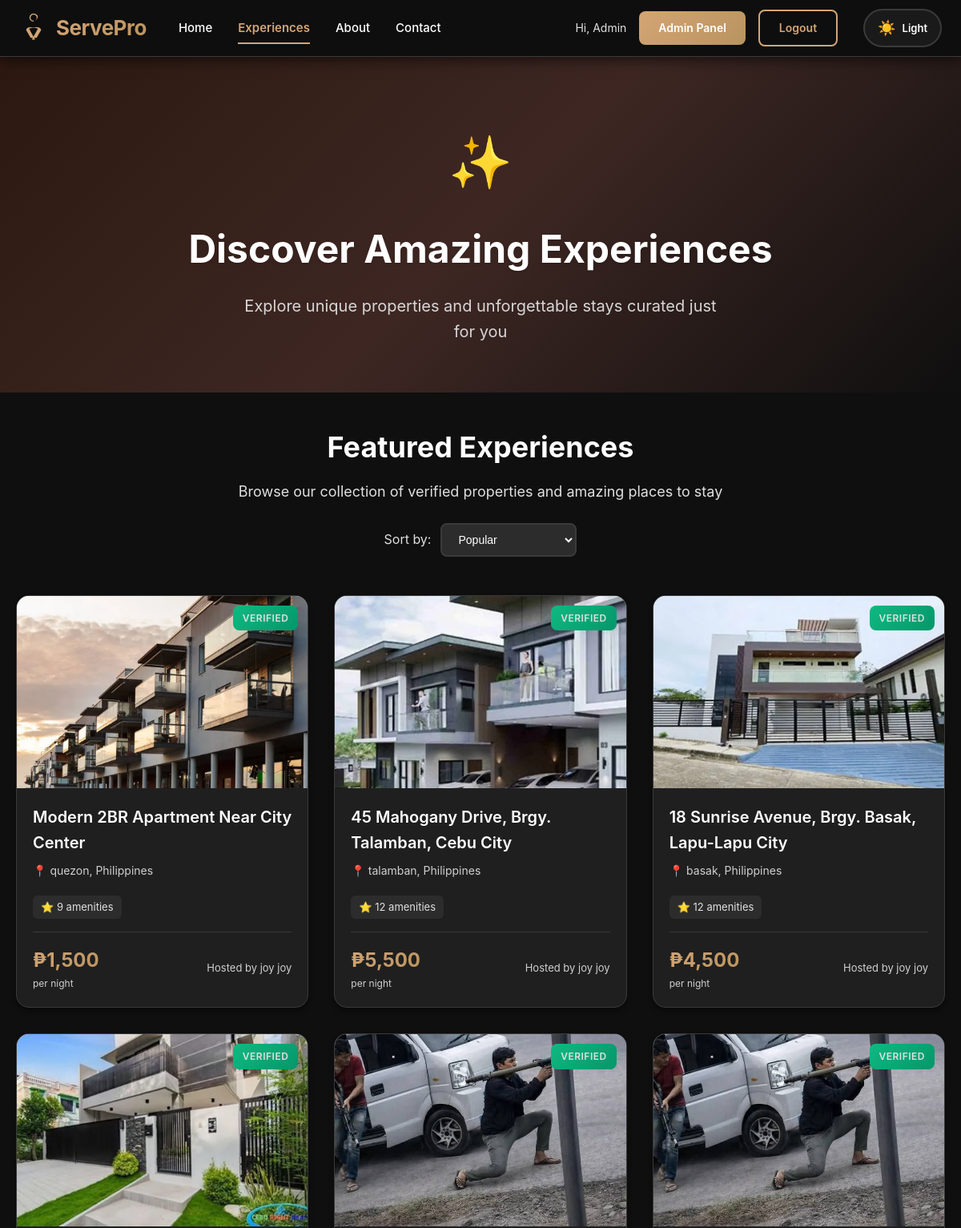
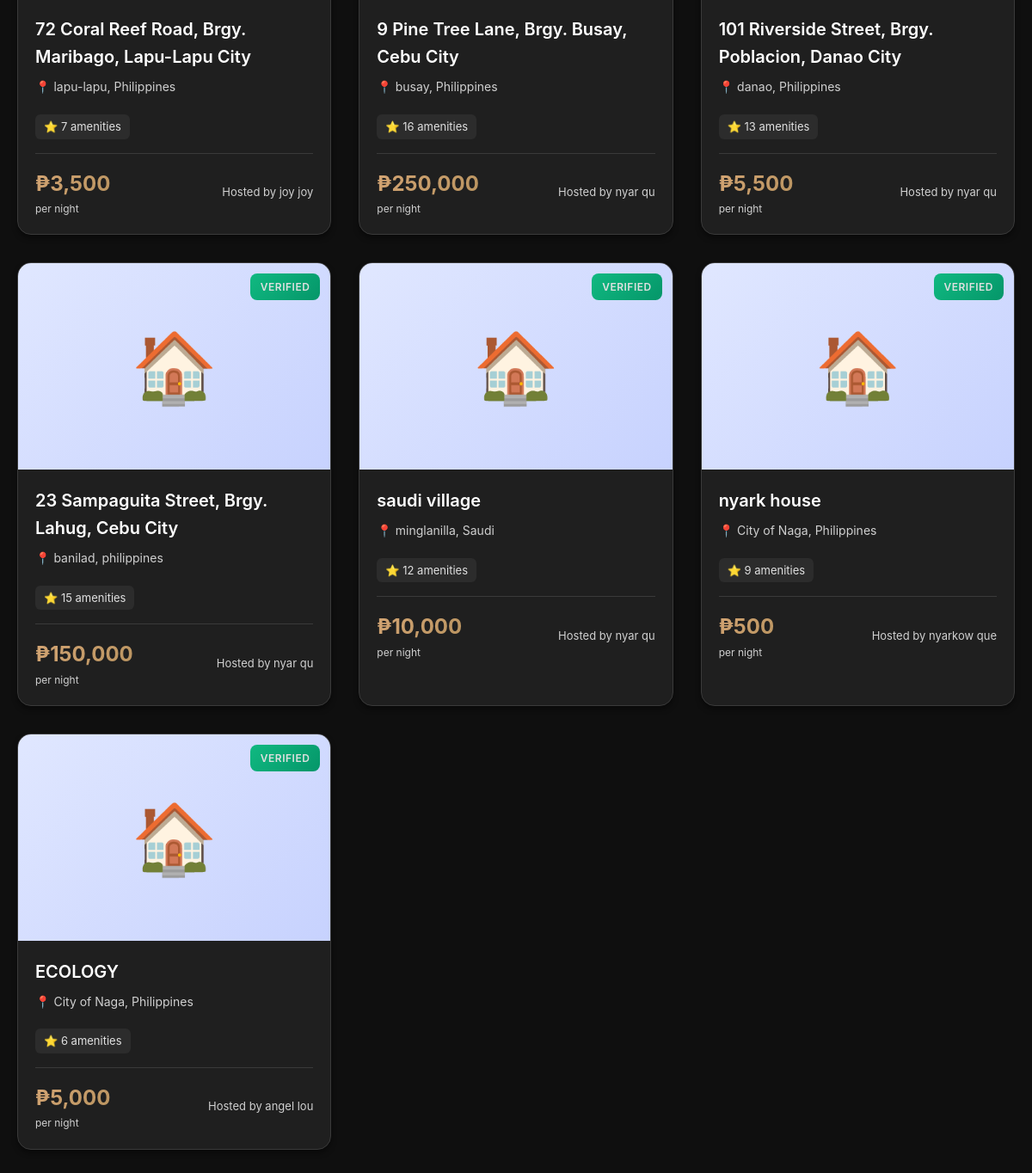
Page /experiences.php (signed in) on the committed database (2 pictures, top to bottom).
### tables this page shows
CREATE TABLE `users` (
  `id` int(11) NOT NULL,
  `first_name` varchar(50) NOT NULL,
  `last_name` varchar(50) NOT NULL,
  `email` varchar(100) NOT NULL,
  `password` varchar(255) NOT NULL,
  `created_at` timestamp NOT NULL DEFAULT current_timestamp(),
  `role` enum('guest','host','admin') DEFAULT 'guest',
  `host_verified` tinyint(1) NOT NULL DEFAULT 0
);

CREATE TABLE `properties` (
  `id` int(11) NOT NULL,
  `host_id` int(11) NOT NULL,
  `title` varchar(255) NOT NULL,
  `description` text NOT NULL,
  `property_type` enum('house','apartment','condo','villa','hotel') NOT NULL,
  `address` text NOT NULL,
  `city` varchar(100) NOT NULL,
  `country` varchar(100) NOT NULL,
  `price_per_night` decimal(10,2) NOT NULL,
  `max_guests` int(11) NOT NULL,
  `bedrooms` int(11) NOT NULL,
  `bathrooms` int(11) NOT NULL,
  `latitude` decimal(10,8) DEFAULT NULL,
  `longitude` decimal(11,8) DEFAULT NULL,
  `auto_accept_bookings` tinyint(1) NOT NULL DEFAULT 0,
  `status` enum('pending','approved','rejected','suspended','out_of_order') DEFAULT 'pending',
  `admin_notes` text DEFAULT NULL,
  `created_at` timestamp NOT NULL DEFAULT current_timestamp(),
  `updated_at` timestamp NOT NULL DEFAULT current_timestamp() ON UPDATE current_timestamp()
);

### config/session.php (called while the page is built, shortened)
<?php
function getCurrentUser() {
    $conn = getDBConnection();
    $user_id = $_SESSION['user_id'];
    $stmt = $conn->prepare("SELECT id, first_name, last_name, email, role, IFNULL(host_verified, 0) AS host_verified FROM users WHERE id = ?");
    $stmt->bind_param("i", $user_id);
    $stmt->execute();
    $result = $stmt->get_result();
    $user = $result->fetch_assoc();
    return $user;
}
?>

### experiences.php (the view, shortened to what this page needs)
<?php
require_once __DIR__ . '/config/session.php';
$user = isLoggedIn() ? getCurrentUser() : null;
$conn = getDBConnection();
$query = "
    SELECT p.*, u.first_name, u.last_name,
    (SELECT photo_url FROM property_photos WHERE property_id = p.id AND is_primary = 1 LIMIT 1) as primary_photo
    FROM properties p
    JOIN users u ON p.host_id = u.id
    WHERE p.status = 'approved'
    ORDER BY p.created_at DESC
";
$result = $conn->query($query);
$properties = [];
if ($result) {
    $properties = $result->fetch_all(MYSQLI_ASSOC);
}
$property_amenities = [];
foreach ($properties as $property) {
    $stmt = $conn->prepare("
        SELECT COUNT(*) as amenity_count
        FROM property_amenities
        WHERE property_id = ?
    ");
    $stmt->bind_param("i", $property['id']);
    $stmt->execute();
    $amenity_result = $stmt->get_result();
    $property_amenities[$property['id']] = $amenity_result->fetch_assoc()['amenity_count'];
}
?>
<!DOCTYPE html>
<html lang="en">
<head>
    <link rel="stylesheet" href="assets/css/style.css?v=23.0">
    <link rel="stylesheet" href="assets/css/landing.css?v=23.0">
    <link rel="stylesheet" href="assets/css/modal.css?v=23.0">
    <link rel="stylesheet" href="assets/css/role-select.css?v=23.0">
    <link rel="stylesheet" href="assets/css/theme-toggle.css?v=23.0">
</head>
<body>
    <nav class="navbar">
        <div class="nav-container">
            <div class="nav-left">
                <a href="home.php" class="brand">
                    <span class="brand-name">ServePro</span>
                </a>
                <div class="nav-links">
                    <a href="home.php">Home</a>
                    <a href="experiences.php" class="active">Experiences</a>
                    <a href="about.php">About</a>
                    <a href="contact.php">Contact</a>
                </div>
            </div>
            <div class="nav-right">
                <?php if ($user): ?>
                    <div class="user-nav">
                        <span class="user-greeting">Hi, <?php echo htmlspecialchars($user['first_name']); ?></span>
                        <?php if ($user['role'] === 'admin'): ?>
                            <a href="admin/dashboard.php" class="nav-btn">Admin Panel</a>
                        <?php elseif ($user['role'] === 'host'): ?>
                            <a href="host/dashboard.php" class="nav-btn">Dashboard</a>
                        <?php else: ?>
                            <a href="home.php" class="nav-btn">Browse</a>
                        <?php endif; ?>
                        <a href="logout.php" class="nav-btn-outline">Logout</a>
                    </div>
                <?php else: ?>
                    <button onclick="openModal('loginModal')" class="nav-btn-outline">Sign in</button>
                    <button onclick="openModal('registerModal')" class="nav-btn">Sign up</button>
                <?php endif; ?>
                <div class="theme-toggle">
                    <span class="theme-toggle-icon">☀️</span>
                    <span class="theme-toggle-text">Light</span>
                </div>
            </div>
        </div>
    </nav>
    <section class="experiences-hero">
        <div class="experience-icon">✨</div>
        <h1>Discover Amazing Experiences</h1>
        <p>Explore unique properties and unforgettable stays curated just for you</p>
    </section>
    <div class="experiences-content">
        <div class="section-header">
            <h2>Featured Experiences</h2>
            <p>Browse our collection of verified properties and amazing places to stay</p>
            <div class="sort-options" style="margin-top: 24px; display: flex; justify-content: center; align-items: center; gap: 12px;">
                <label style="color: #E0E0E0; font-size: 16px;">Sort by:</label>
                <select class="sort-select experience-sort" style="padding: 10px 16px; background: #2C2C2C; color: #FFFFFF; border: 2px solid #3A3A3A; border-radius: 8px; font-size: 14px; cursor: pointer;">
                    <option value="popular">Popular</option>
                </select>
            </div>
        </div>
        <div class="experiences-grid">
            <?php if (empty($properties)): ?>
                <div class="empty-state">
                    <div class="empty-state-icon">🏝️</div>
                    <h3>No Experiences Available Yet</h3>
                    <p>Check back soon for amazing properties and experiences!</p>
                    <a href="home.php" class="btn-home">Back to Home</a>
                </div>
            <?php else: ?>
                <?php foreach ($properties as $property): ?>
                    <div class="experience-card" onclick="openPropertyModal(<?php echo $property['id']; ?>)" data-price="<?php echo $property['price_per_night']; ?>" data-date="<?php echo $property['created_at']; ?>">
                        <div class="experience-image">
                            <?php if (!empty($property['primary_photo'])):
                                $photo_path = ltrim($property['primary_photo'], '/');
                            ?>
                                <img src="<?php echo htmlspecialchars($photo_path); ?>"
                                     alt="<?php echo htmlspecialchars($property['title']); ?>"
                                     onerror="this.style.display='none'; this.parentElement.innerHTML='🏠';">
                            <?php else: ?>
                                <div style="font-size: 80px; text-align: center; padding: 40px;">🏠</div>
                            <?php endif; ?>
                            <div class="experience-badge">Verified</div>
                        </div>
                        <div class="experience-info">
                            <h3 class="experience-title"><?php echo htmlspecialchars($property['title']); ?></h3>
                            <div class="experience-location">
                                📍 <?php echo htmlspecialchars($property['city'] . ', ' . $property['country']); ?>
                            </div>
                            <?php if (isset($property_amenities[$property['id']]) && $property_amenities[$property['id']] > 0): ?>
                                <div class="amenities-count">
                                    ⭐ <?php echo $property_amenities[$property['id']]; ?> amenities
                                </div>
                            <?php endif; ?>
                            <div class="experience-details">
                                <div>
                                    <div class="experience-price price-amount">
                                        ₱<?php echo number_format($property['price_per_night'], 0); ?>
                                    </div>
                                    <div class="experience-price-label">per night</div>
                                </div>
                                <span class="experience-host">Hosted by <?php echo htmlspecialchars($property['first_name'] . ' ' . $property['last_name']); ?></span>
                            </div>
                        </div>
                    </div>
                <?php endforeach; ?>
            <?php endif; ?>
        </div>
    </div>
</body>
</html>

### assets/css/style.css (style rules this page uses)
* { margin: 0; padding: 0; box-sizing: border-box; }
:root { --primary-color: #D4A574; --primary-dark: #B8935F; --primary-light: #E6C89C; --secondary-color: #1A1A1A; --accent-color: #D4A574; --text-dark: #FFFFFF; --text-gray: #B8B8B8; --bg-light: #1F1F1F; --border-color: #3A3A3A; --bg-primary: #0F0F0F; --bg-secondary: #1A1A1A; --bg-tertiary: #2C2C2C; --wood-dark: #2C1810; --wood-medium: #3E2723; --wood-light: #5D4037; }
body { font-family: -apple-system, BlinkMacSystemFont, 'Segoe UI', 'Inter', Roboto, 'Helvetica Neue', Arial, sans-serif; background: var(--bg-primary); color: #FFFFFF !important; line-height: 1.6; min-height: 100vh; }
h1, h2, h3, h4, h5, h6 { color: #FFFFFF !important; }
p, span, div { color: #E0E0E0 !important; }

### assets/css/landing.css (style rules this page uses)
:root { --primary-color: #D4A574; --primary-dark: #B8935F; --secondary-color: #1A1A1A; --accent-color: #D4A574; --text-dark: #FFFFFF; --text-light: #B8B8B8; --bg-light: #1F1F1F; --bg-dark: #0F0F0F; --bg-darker: #0A0A0A; --border-color: #3A3A3A; --wood-dark: #2C1810; --wood-medium: #3E2723; --shadow-sm: 0 2px 8px rgba(0, 0, 0, 0.3); --shadow-md: 0 4px 16px rgba(0, 0, 0, 0.4); --shadow-lg: 0 8px 32px rgba(0, 0, 0, 0.5); --shadow-gold: 0 4px 16px rgba(212, 165, 116, 0.2); }
* { margin: 0; padding: 0; box-sizing: border-box; }
body { font-family: -apple-system, BlinkMacSystemFont, 'Segoe UI', 'Inter', Roboto, 'Helvetica Neue', Arial, sans-serif; color: #FFFFFF !important; background: var(--bg-dark); overflow-x: hidden; }
h1, h2, h3, h4, h5, h6 { color: #FFFFFF !important; }
p { color: #E0E0E0 !important; }
.navbar { position: sticky; top: 0; background: rgba(15, 15, 15, 0.98); backdrop-filter: blur(15px); border-bottom: 1px solid var(--border-color); z-index: 1000; box-shadow: 0 4px 16px rgba(0, 0, 0, 0.6); }
.nav-container { max-width: 1400px; margin: 0 auto; padding: 0 24px; display: flex; justify-content: space-between; align-items: center; height: 70px; }
.nav-left { display: flex; align-items: center; gap: 40px; }
.brand { display: flex; align-items: center; gap: 10px; text-decoration: none; transition: transform 0.2s ease; }
.brand-icon { width: 36px; height: 36px; fill: var(--primary-color); }
.brand-name { font-size: 26px; font-weight: 700; background: linear-gradient(135deg, var(--primary-color), var(--primary-dark)); -webkit-background-clip: text; -webkit-text-fill-color: transparent; background-clip: text; letter-spacing: -0.5px; }
.nav-links { display: flex; gap: 32px; }
.nav-links a { color: var(--text-dark); text-decoration: none; font-weight: 500; font-size: 15px; transition: color 0.2s ease; position: relative; }
.nav-links a::after { content: ''; position: absolute; bottom: -8px; left: 0; width: 0; height: 2px; background: var(--primary-color); transition: width 0.3s ease; }
.nav-links a.active { color: var(--primary-color); font-weight: 600; }
.nav-links a.active::after { width: 100%; }
.nav-right { display: flex; align-items: center; gap: 16px; }
.user-nav { display: flex; align-items: center; gap: 16px; }
.user-greeting { color: var(--text-light); font-size: 14px; }
.nav-btn, button.nav-btn { padding: 10px 24px; background: linear-gradient(135deg, var(--primary-color), var(--primary-dark)); color: white; border: none; border-radius: 8px; text-decoration: none; font-weight: 600; font-size: 14px; cursor: pointer; transition: transform 0.2s ease, box-shadow 0.2s ease; display: inline-block; }
.nav-btn-outline, button.nav-btn-outline { padding: 10px 24px; background: transparent; color: var(--primary-color); border: 2px solid var(--primary-color); border-radius: 8px; text-decoration: none; font-weight: 600; font-size: 14px; cursor: pointer; transition: all 0.2s ease; display: inline-block; }
.sort-options { display: flex; align-items: center; gap: 12px; }
.sort-options label { font-size: 14px; color: var(--text-light); }
.sort-select { padding: 8px 16px; border: 1px solid var(--border-color); border-radius: 8px; font-size: 14px; cursor: pointer; outline: none; }

### rows in the picture
users: first_name "Admin"
properties: shows a picture, title "Modern 2BR Apartment Near City Center", city+country "quezon, Philippines", id "9", price_per_night "1,500", host.last_name "joy joy"
properties: shows a picture, title "45 Mahogany Drive, Brgy. Talamban, Cebu City", city+country "talamban, Philippines", id "12", price_per_night "5,500", host.last_name "joy joy"
properties: shows a picture, title "18 Sunrise Avenue, Brgy. Basak, Lapu-Lapu City", city+country "basak, Philippines", id "12", price_per_night "4,500", host.last_name "joy joy"
properties: shows a picture, title "72 Coral Reef Road, Brgy. Maribago, Lapu-Lapu City", city+country "lapu-lapu, Philippines", id "7", price_per_night "3,500", host.last_name "joy joy"
properties: title "9 Pine Tree Lane, Brgy. Busay, Cebu City", city+country "busay, Philippines", id "16", price_per_night "250,000", host.last_name "nyar qu"
properties: title "101 Riverside Street, Brgy. Poblacion, Danao City", city+country "danao, Philippines", id "13", price_per_night "5,500", host.last_name "nyar qu"
properties: title "23 Sampaguita Street, Brgy. Lahug, Cebu City", city+country "banilad, philippines", id "15", price_per_night "150,000", host.last_name "nyar qu"
properties: title "saudi village", city+country "minglanilla, Saudi", id "12", price_per_night "10,000", host.last_name "nyar qu"
properties: title "nyark house", city+country "City of Naga, Philippines", id "9", price_per_night "500", host.last_name "nyarkow que"
properties: title "ECOLOGY", city+country "City of Naga, Philippines", id "6", price_per_night "5,000", host.last_name "angel lou"
